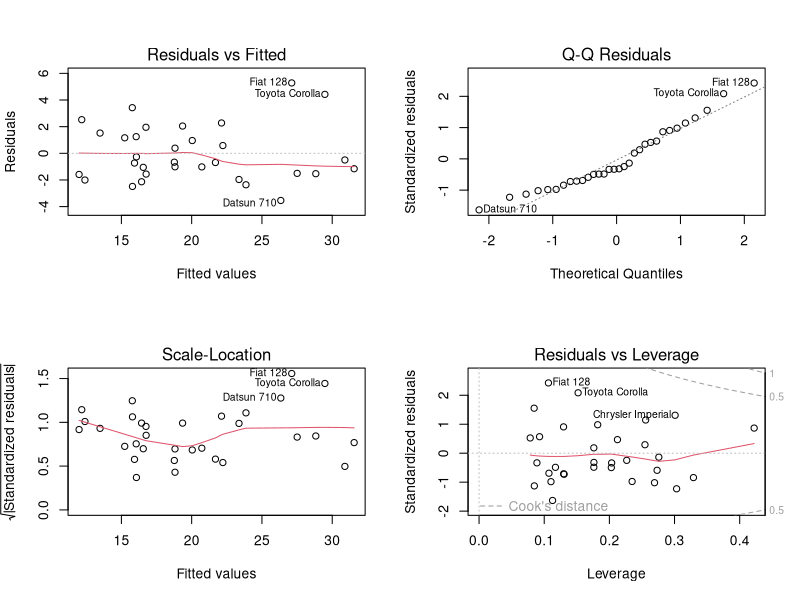
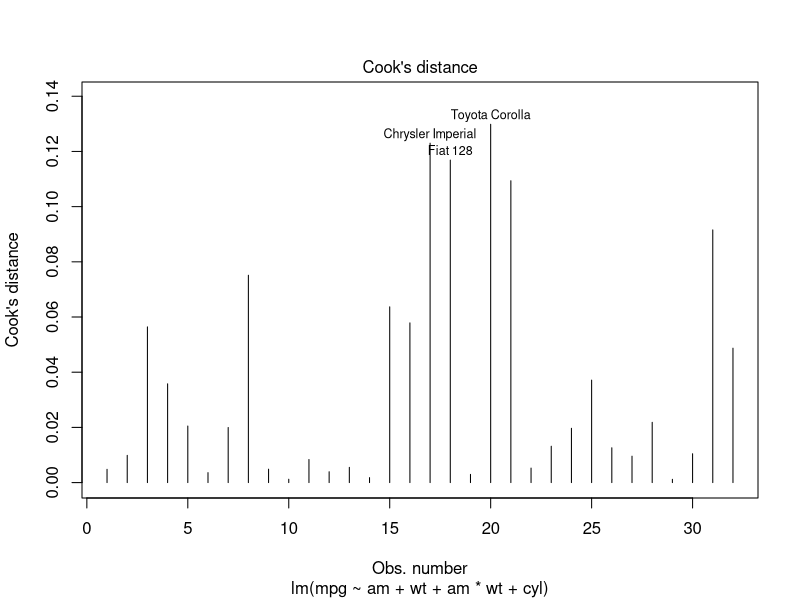
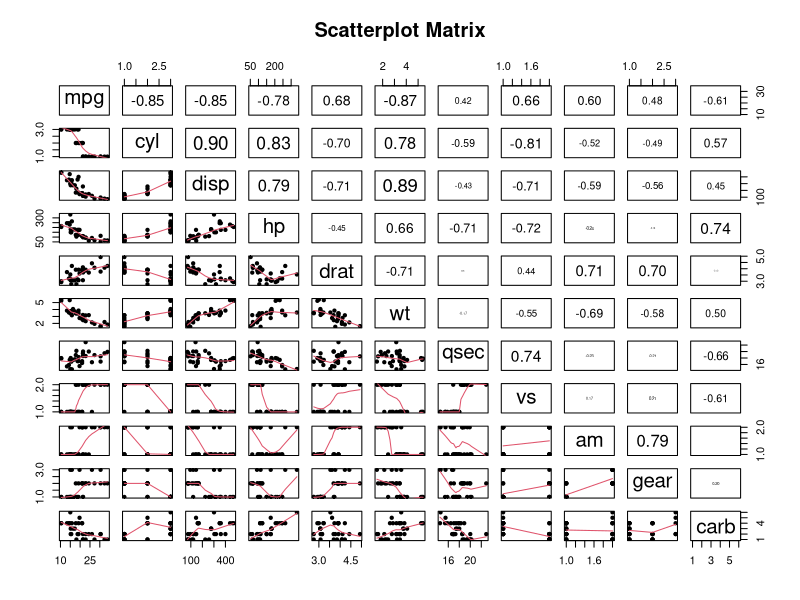

Write the R code that produced these figures, in order.
## ---- chunk 1
options(width = 110)
## ---- chunk 2
# Load Data
data(mtcars)

# Convert Categorical Variables to Factors
mtcars[,c("cyl","vs","gear","carb")] <- lapply(mtcars[,c("cyl","vs","gear","carb")] , factor)
mtcars$am   <- factor(mtcars$am  ,labels=c("Auto", "Manual"))
## ---- chunk 3
final_model <- lm(mpg~am + wt + am*wt + cyl, mtcars)
summary(final_model)

# Shapiro Normality Test
shapiro.test(final_model$residuals)

# Residual Plots
par(mfrow = c(2, 2))
plot(final_model)

# Cook's D plot
# identify D values > 4/(n-k-1) 
cutoff <- 4/((nrow(mtcars)-length(final_model$coefficients)-2)) 
par(mfrow = c(1, 1))
plot(final_model, which=4, cook.levels=cutoff)
## ---- chunk 4
# Visualize Data
# Credit: http://gettinggeneticsdone.blogspot.com/2011/07/scatterplot-matrices-in-r.html
panel.cor <- function(x, y, digits=2, prefix="", cex.cor, ...) {
    usr <- par("usr"); on.exit(par(usr))
    par(usr = c(0, 1, 0, 1))
    r <- cor(x, y)
    txt <- format(c(r, 0.123456789), digits=digits)[1]
    txt <- paste(prefix, txt, sep="")
    if(missing(cex.cor)) cex.cor <- 0.8/strwidth(txt)
    text(0.5, 0.5, txt, cex = cex.cor * abs(r))
}

# Plot #2: same as above, but add loess smoother in lower and correlation in upper
pairs(~., data=mtcars, lower.panel=panel.smooth, upper.panel=panel.cor, pch=20, main="Scatterplot Matrix")
## ---- chunk 5
# Define function to select models' results
select_model_stats <- function(formula) {
    model <- summary(lm(formula, data=mtcars));
    list(formula       = paste0(formula, 
                                paste0(rep(' ', max(nchar(formulas))-nchar(formula)), collapse="")),
         adj.r.squared = model$adj.r.squared, 
         max.p.value   = max(model$coefficients[,"Pr(>|t|)"]), 
         sign.am1      = model$coefficients["amManual","Estimate"], 
         shapiro.test  = shapiro.test(model$residuals)$p.value)
}

# Start with automatic vs. manual model
formulas <- c("mpg~am     ", 
              "mpg~am + cyl ", "mpg~am + cyl  + am*cyl ", "mpg~am + disp", "mpg~am + disp + am*disp",
              "mpg~am + hp  ", "mpg~am + hp   + am*hp  ", "mpg~am + drat", "mpg~am + drat + am*drat",
              "mpg~am + wt  ", "mpg~am + wt   + am*wt  ", "mpg~am + qsec", "mpg~am + qsec + am*qsec",
              "mpg~am + vs  ", "mpg~am + vs   + am*vs  ", "mpg~am + gear", "mpg~am + gear + am*gear",
              "mpg~am + carb", "mpg~am + carb + am*carb" )
models_results <- lapply(formulas, select_model_stats)
models_results <- do.call(rbind.data.frame, models_results)
row.names(models_results) <- NULL
models_results[models_results$max.p.value <= 0.1 & models_results$shapiro.test > 0.05, ]

# Select best model from previous round and rerun with other variables
formulas <- c("mpg~am + wt + am*wt       ", 
              "mpg~am + wt + am*wt + cyl ", "mpg~am + wt + am*wt + disp", "mpg~am + wt + am*wt + hp",
              "mpg~am + wt + am*wt + drat", "mpg~am + wt + am*wt + qsec", "mpg~am + wt + am*wt + vs",
              "mpg~am + wt + am*wt + gear", "mpg~am + wt + am*wt + carb")
models_results <- lapply(formulas, select_model_stats)
models_results <- do.call(rbind.data.frame, models_results)
row.names(models_results) <- NULL
models_results[models_results$max.p.value <= 0.1 & models_results$shapiro.test > 0.05, ]
